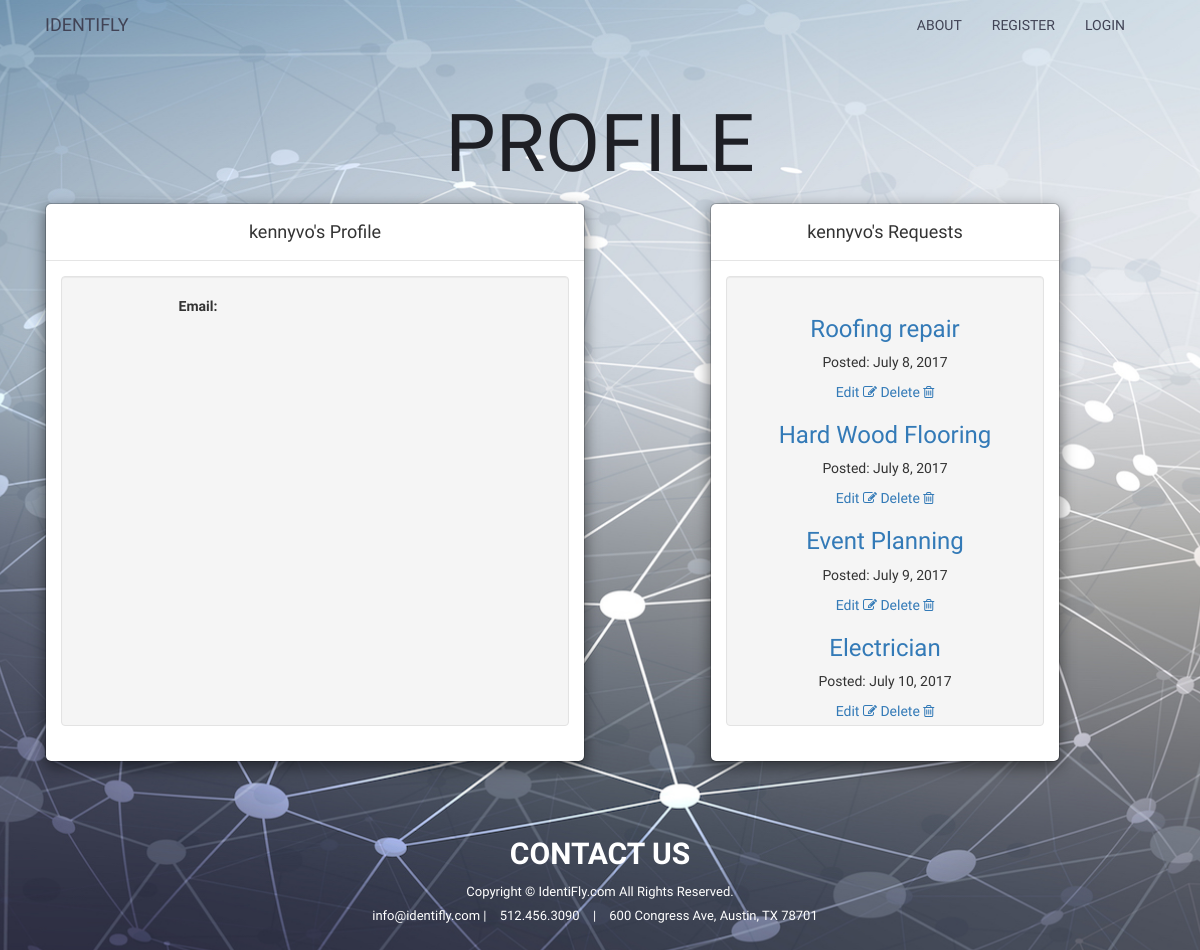
The app's page /user/kennyvo/ with its own data.
### main_app/models.py (models this page shows, shortened)
class Listing(models.Model):
    user = models.ForeignKey(User)
    topic = models.CharField(verbose_name='Topic', max_length=100)
    description = models.CharField(verbose_name='Description', max_length=500)
    budget = MoneyField(verbose_name='Budget',
                        max_digits=10,
                        decimal_places=2,
                        default_currency='USD')
    location = models.CharField(verbose_name='Location', max_length=50)
    requirement1 = models.CharField(verbose_name='Requirements(1)', max_length=50)
    requirement2 = models.CharField(verbose_name='Requirements(2)', max_length=50)
    requirement3 = models.CharField(verbose_name='Requirements(3)', max_length=50)
    date = models.DateField(verbose_name='Date Posted', default=datetime.now, blank=True)
    date_required = models.DateField(verbose_name='Date Required')

### main_app/views.py (the view)
# urls.py: url(r'^user/(\w+)/$', views.profile, name="profile"),
def profile(request, username):
    user = User.objects.get(username=username)
    listings = Listing.objects.filter(user=user)
    return render(request, 'profile.html', {'username': username, 'listings': listings})

### main_app/templates/profile.html (shortened to what this page needs)
{% extends 'base.html' %} {% load staticfiles %} {% block content %}
<header>
  <div class="text-center">
    <h2 class="profile-header"> Profile </h2>
  </div>
</header>
<div class="container">
  <div class="row">
    <div class="col-md-6">
      <div class="modal-content">
        <div class="modal-header">
          <h4 class="modal-title text-center" id="myModalLabel">{{username}}'s Profile</h4>
        </div>
        <div class="modal-body">
          <div class="row">
            <div class="col-xs-12">
              <div class="well text-center scroll">
                <div class="form-group">
                  <label class="col-md-6 control-label">Email:</label>
                  <div class="col-md-6">
                  </div>
                </div>
              </div>
            </div>
          </div>
        </div>
      </div>
    </div>
    <div class="modal-dialog col-md-4 col-md-offset-4" style=
    "margin-top: 0px;">
      <div class="modal-content">
        <div class="modal-header">
          <h4 class="modal-title text-center" id="myModalLabel">{{username}}'s Requests</h4>
        </div>
        <div class="modal-body">
          <div class="row">
            <div class="col-xs-12">
              <div class="well text-center scroll">
          {% for listing in listings %}
            <a href="/{{listing.id}}">
              <h3>{{ listing.topic }}</h3>
            </a>
              <p>Posted: {{listing.date}}</p>
            <a href="{% url 'update_listing' listing.id %}">Edit <i class="fa fa-pencil-square-o" aria-hidden="true"></i></a>
            <a href="{% url 'delete_listing' listing.id %}">Delete <i class="fa fa-trash-o" aria-hidden="true"></i></a> {% endfor %}
              </div>
            </div>
          </div>
        </div>
      </div>
    </div>
  </div>
</div>
{% endblock %}

### main_app/static/style.css (style rules this page uses)
header { position: relative; width: 100%; min-height: auto; text-align: center; background-attachment: fixed; background-position: center; background-repeat: no-repeat; background-size: cover; min-height: 100%; }
.profile-header { font-size: 80px; margin-bottom: 15px; margin-top: 50px; }
h2 { margin-top: 5px; color: #1e1f25; font-family: 'Josefin Sans', sans-serif; text-transform: uppercase; }
.scroll { height: 450px; overflow-y: auto; }

### records on screen
Listing: topic "Roofing repair", date "July 8, 2017"
Listing: topic "Hard Wood Flooring", date "July 8, 2017"
Listing: topic "Event Planning", date "July 9, 2017"
Listing: topic "Electrician", date "July 10, 2017"

### other values on screen
{{ username }} "kennyvo"
